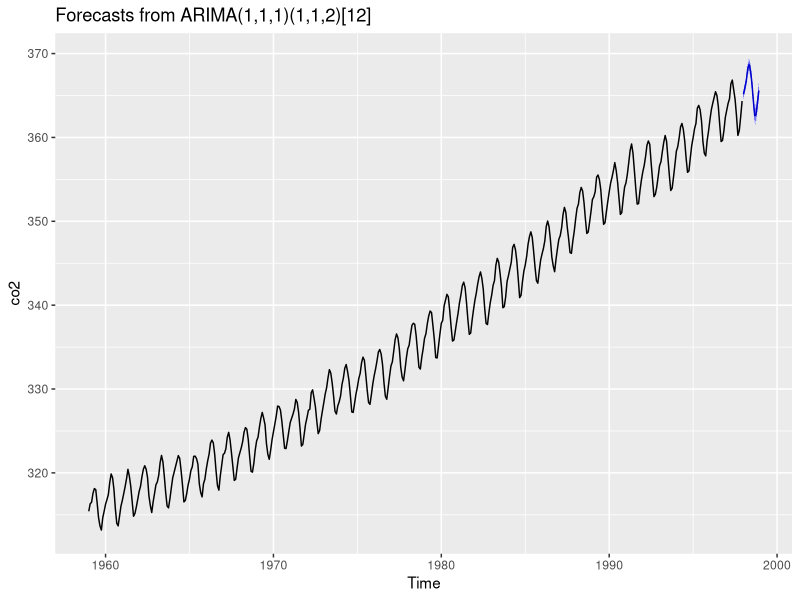
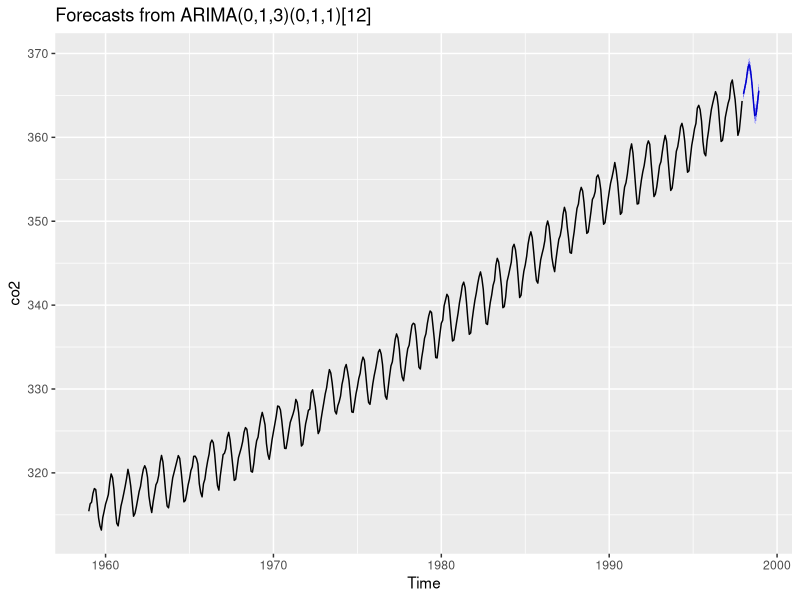
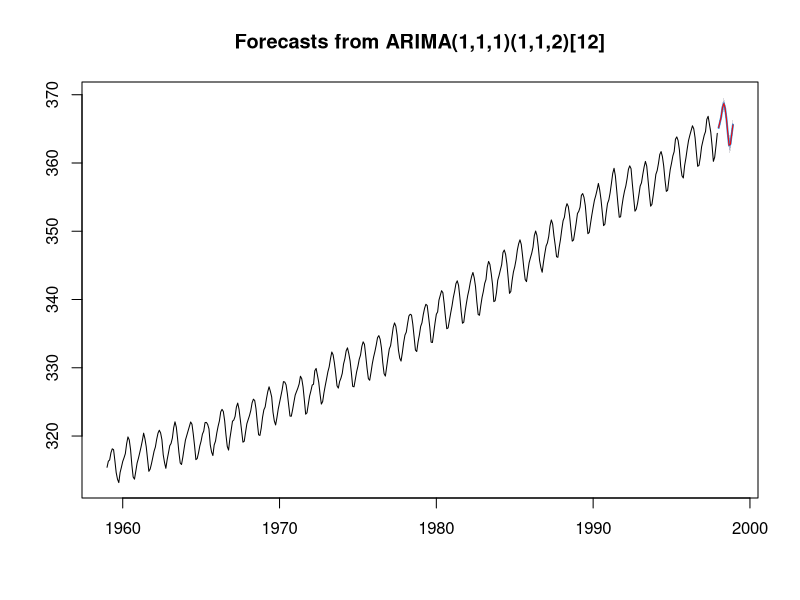

These figures' R source, in order:
library(forecast)
library(ggplot2)


modelo <- auto.arima(co2, trace = T)
modelo
# Best model: ARIMA(1,1,1)(1,1,2)[12]   
# sigma^2 estimated as 0.08576:  log likelihood=-84.39
# AIC=180.78   AICc=180.97   BIC=205.5

modelo2 <- auto.arima(co2, trace = T, stepwise = F, approximation = F)
modelo2
# Best model: ARIMA(0,1,3)(0,1,1)[12]  
# sigma^2 estimated as 0.08518:  log likelihood=-83.43
# AIC=176.86   AICc=177   BIC=197.47

prev1 <- forecast(modelo, h=12)
autoplot(prev1)

prev2 <- forecast(modelo2, h=12)
autoplot(prev2)

prev1$mean
prev2$mean

plot(prev1)
lines(prev2$mean, col='red')
